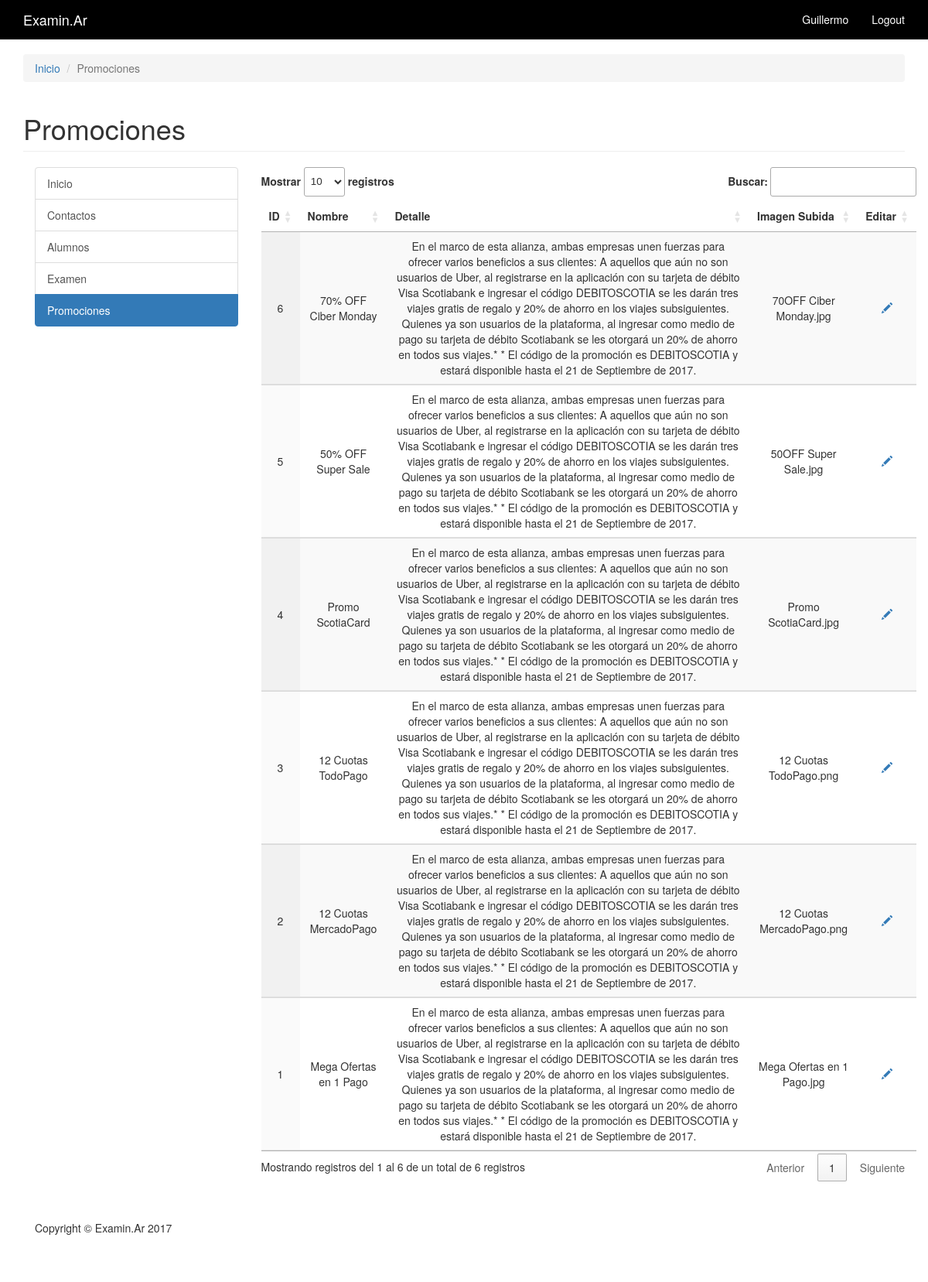
The app's page /private/promociones/promociones.php (signed in) with its own data.
### tables this page shows
CREATE TABLE `promociones` (
  `id` int(11) NOT NULL,
  `nombre` varchar(30) NOT NULL,
  `detalle` text NOT NULL,
  `img` varchar(50) NOT NULL
);

### private/Functions/query_functions.php (called while the page is built, shortened)
<?php
function promociones(){
              global $db;
              $sql ="SELECT * FROM promociones";
              $result= mysqli_query($db, $sql);
              return ($result);
            }
 ?>

### private/Functions/functions.php (called while the page is built, shortened)
<?php
function h($string="") {
  return htmlspecialchars($string);
}
?>

### private/promociones/promociones.php (the view, shortened to what this page needs)
<?php include(SHARED_PATH.'/private_header.php'); ?>
<?php include(SHARED_PATH.'/private_navigation.php'); ?>
<?php include(SHARED_PATH.'/private_sidebar.php'); ?>
<?php $promociones = promociones(); ?>
		<div class="col-md-9">
		<table class="display" id="mitabla">
			<thead><tr>
				<th>ID</th>
				<th>Nombre</th>
				<th>Detalle</th>
				<th>Imagen Subida</th>
				<th>Editar</th>
				</tr>
			</thead>
			<tbody><?php while($promocion = mysqli_fetch_assoc($promociones)){ ?><tr>
				<td><?php echo h($promocion['id']); ?></td>
				<td><?php echo h($promocion['nombre']); ?></td>
				<td><?php echo h($promocion['detalle']); ?></td>
				<td><?php echo h($promocion['img']); ?></td>
				<td><a href="<?php echo 'editar_promocion.php?id='.$promocion['id'];?>" title="Editar"><span class="glyphicon glyphicon-pencil"></span></a></td>
				</tr>
				<?php }; ?>
			</tbody>
		</table>
		</div>
</div>
<?php include(SHARED_PATH.'/private_footer.php'); ?>

### private/css/modern-business.css (style rules this page uses)
html, body { height: 100%; }
body { padding-top: 50px; }

### records on screen
promociones: id "1", nombre "Mega Ofertas en 1 Pago", detalle "En el marco de esta alianza, ambas empresas unen fuerzas para ofrecer varios beneficios a sus clientes: A aquellos que aún no son usuarios de Uber, al registrarse en la aplicación con su tarjeta de débito Visa Scotiabank e ingresar el código DEBITOSCOTIA se les darán tres viajes gratis de regalo y 20% de ahorro en los viajes subsiguientes. Quienes ya son usuarios de la plataforma, al ingresar como medio de pago su tarjeta de débito Scotiabank se les otorgará un 20% de ahorro en todos sus viajes.* * El código de la promoción es DEBITOSCOTIA y estará disponible hasta el 21 de Septiembre de 2017.", img "Mega Ofertas en 1 Pago.jpg"
promociones: id "2", nombre "12 Cuotas MercadoPago", detalle "En el marco de esta alianza, ambas empresas unen fuerzas para ofrecer varios beneficios a sus clientes: A aquellos que aún no son usuarios de Uber, al registrarse en la aplicación con su tarjeta de débito Visa Scotiabank e ingresar el código DEBITOSCOTIA se les darán tres viajes gratis de regalo y 20% de ahorro en los viajes subsiguientes. Quienes ya son usuarios de la plataforma, al ingresar como medio de pago su tarjeta de débito Scotiabank se les otorgará un 20% de ahorro en todos sus viajes.* * El código de la promoción es DEBITOSCOTIA y estará disponible hasta el 21 de Septiembre de 2017.", img "12 Cuotas MercadoPago.png"
promociones: id "3", nombre "12 Cuotas TodoPago", detalle "En el marco de esta alianza, ambas empresas unen fuerzas para ofrecer varios beneficios a sus clientes: A aquellos que aún no son usuarios de Uber, al registrarse en la aplicación con su tarjeta de débito Visa Scotiabank e ingresar el código DEBITOSCOTIA se les darán tres viajes gratis de regalo y 20% de ahorro en los viajes subsiguientes. Quienes ya son usuarios de la plataforma, al ingresar como medio de pago su tarjeta de débito Scotiabank se les otorgará un 20% de ahorro en todos sus viajes.* * El código de la promoción es DEBITOSCOTIA y estará disponible hasta el 21 de Septiembre de 2017.", img "12 Cuotas TodoPago.png"
promociones: id "4", nombre "Promo ScotiaCard", detalle "En el marco de esta alianza, ambas empresas unen fuerzas para ofrecer varios beneficios a sus clientes: A aquellos que aún no son usuarios de Uber, al registrarse en la aplicación con su tarjeta de débito Visa Scotiabank e ingresar el código DEBITOSCOTIA se les darán tres viajes gratis de regalo y 20% de ahorro en los viajes subsiguientes. Quienes ya son usuarios de la plataforma, al ingresar como medio de pago su tarjeta de débito Scotiabank se les otorgará un 20% de ahorro en todos sus viajes.* * El código de la promoción es DEBITOSCOTIA y estará disponible hasta el 21 de Septiembre de 2017.", img "Promo ScotiaCard.jpg"
promociones: id "5", nombre "50% OFF Super Sale", detalle "En el marco de esta alianza, ambas empresas unen fuerzas para ofrecer varios beneficios a sus clientes: A aquellos que aún no son usuarios de Uber, al registrarse en la aplicación con su tarjeta de débito Visa Scotiabank e ingresar el código DEBITOSCOTIA se les darán tres viajes gratis de regalo y 20% de ahorro en los viajes subsiguientes. Quienes ya son usuarios de la plataforma, al ingresar como medio de pago su tarjeta de débito Scotiabank se les otorgará un 20% de ahorro en todos sus viajes.* * El código de la promoción es DEBITOSCOTIA y estará disponible hasta el 21 de Septiembre de 2017.", img "50OFF Super Sale.jpg"
promociones: id "6", nombre "70% OFF Ciber Monday", detalle "En el marco de esta alianza, ambas empresas unen fuerzas para ofrecer varios beneficios a sus clientes: A aquellos que aún no son usuarios de Uber, al registrarse en la aplicación con su tarjeta de débito Visa Scotiabank e ingresar el código DEBITOSCOTIA se les darán tres viajes gratis de regalo y 20% de ahorro en los viajes subsiguientes. Quienes ya son usuarios de la plataforma, al ingresar como medio de pago su tarjeta de débito Scotiabank se les otorgará un 20% de ahorro en todos sus viajes.* * El código de la promoción es DEBITOSCOTIA y estará disponible hasta el 21 de Septiembre de 2017.", img "70OFF Ciber Monday.jpg"

### other values on screen
$_SESSION['nombre'] "Guillermo"
$page_title "Promociones"
